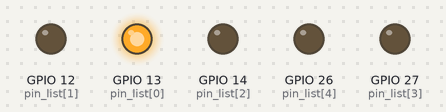
Simulated run of this sketch. Board: ESP32. Parts: output pins drawn as LEDs (lit = HIGH).

Above: at 0.12 s.
At 0.62 s:
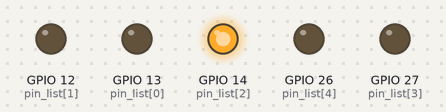
At 0.87 s:
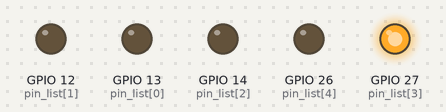
At 1.62 s:
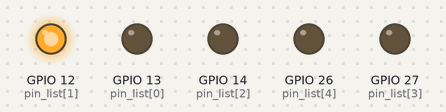
At 2.37 s:
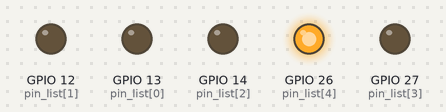
Timing chart, 0 to 3.0 s (numbered marks = the images above):
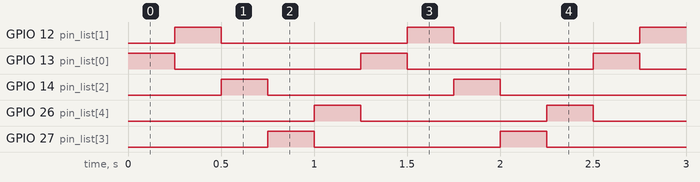

The sketch:

3.LED_move.ino
```cpp
/*
  该程序的作用是实现 LED 移动效果。
  在线文档：https://docs.geeksman.com/esp32/Arduino/06.esp32-arduino-water-lamp.html
*/


// 定义 GPIO 引脚数组
int pin_list[5] = {13, 12, 14, 27, 26};
// 获取数组长度
int size = sizeof(pin_list) / sizeof(pin_list[0]);

void setup() {
  // 设定 GPIO 引脚为输出模式
  for (int i=0; i<size;i++) {
    pinMode(pin_list[i], OUTPUT);
    }
}

void loop() {
  // 将所有引脚设置为高电平
  for (int i=0;i<size;i++) {
    digitalWrite(pin_list[i], HIGH);
    if (i > 0){
      digitalWrite(pin_list[i-1], LOW);
      }else {
      digitalWrite(pin_list[size-1], LOW);
      }
    delay(250);

    }
}
```

Measured:
- by itself, GPIO 12 (pin_list[1]), GPIO 13 (pin_list[0]), GPIO 14 (pin_list[2]), GPIO 26 (pin_list[4]), GPIO 27 (pin_list[3]): alternates HIGH for 0.25 s and LOW for 1.0 s
- by itself, everything shown: repeats every 1.3 s, in 5 steps
